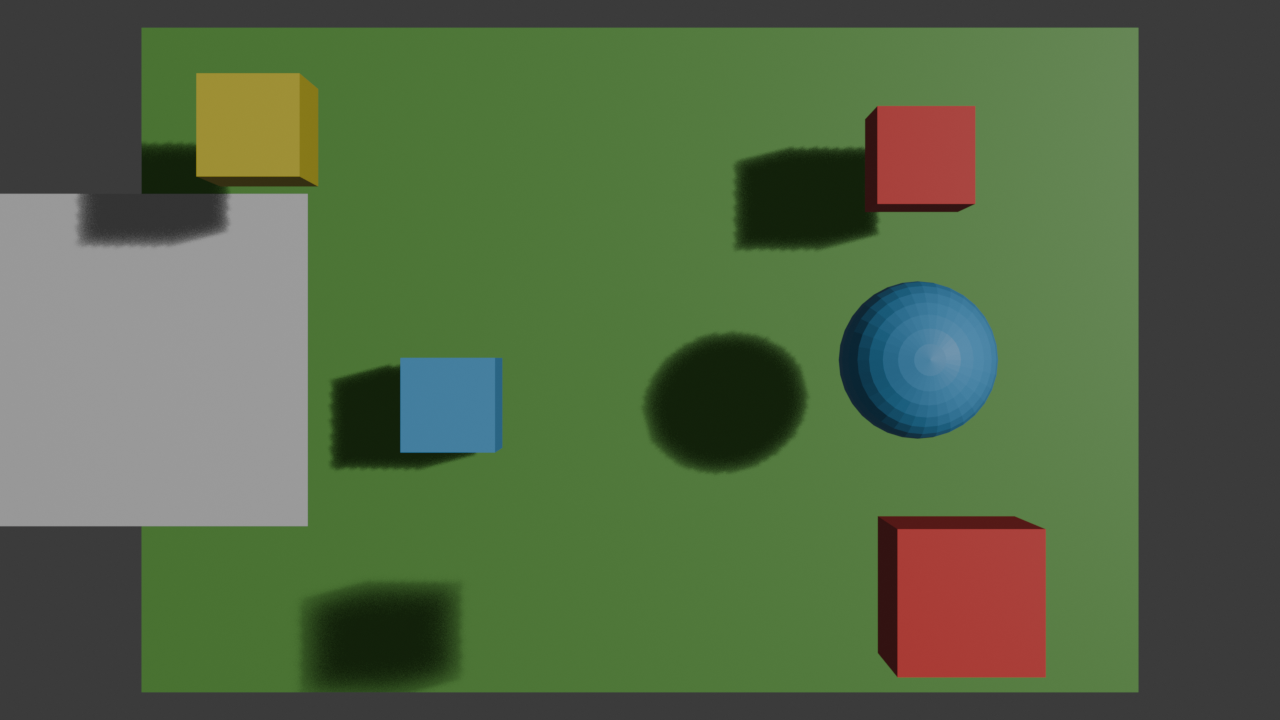
#> input picture test_depth/blenderTest2.png, 1280 x 720 px; its folder holds 6 pictures in this run
$ python visao_computacional_pecas.py
#> lines starting #> are read from the running program, lines starting #| are printed output that depends on the picture; after the words box and inside, x2 and y2 are one past the last pixel; in counts of white or black regions, pixels touching at a corner belong together
"""
Visão Computacional - Detecção de peças e cálculo de coordenadas
Arquivo convertido a partir do notebook Colab.

Objetivo:
- Detectar peças em uma imagem.
- Calcular coordenadas X/Y no plano da bancada usando homografia.
- Opcionalmente estimar Z quando houver mapa de profundidade.
"""

# ===============================================================
# IMPORTANTE
# ===============================================================
# Este arquivo foi organizado para leitura/execução como script.
# Algumas partes originalmente interativas do Colab, como upload
# de imagem, podem exigir ajuste dos caminhos dos arquivos.
# ===============================================================


# ======================================================================
# CÉLULA 1 - MARKDOWN
# ======================================================================
#
# # Visão Computacional — Detecção de peças e coordenadas na bancada
#
# Este notebook foi montado para substituir a lógica quebrada do arquivo original e deixar o experimento defensável para uma disciplina de visão computacional.
#
# ## O que este notebook faz
#
# 1. Carrega uma imagem RGB da bancada.
# 2. Segmenta as peças por contraste/saturação ou, se houver, por mapa de profundidade.
# 3. Calcula o centro de cada peça em pixels.
# 4. Converte o centro da peça para coordenadas reais da bancada usando **homografia**.
# 5. Se houver um depth map válido, estima também a altura/profundidade relativa da peça.
#
# ## Ponto conceitual importante
#
# Uma única imagem com luz direcional **não gera profundidade métrica confiável**. Ela cria sombras e aparência de relevo, mas não informa automaticamente a altura real de cada objeto.
#
# Para coordenadas reais, existem três caminhos:
#
# - **Mais simples e defensável:** imagem RGB + homografia → coordenadas X/Y na bancada.
# - **Melhor para 3D:** RGB + depth map real → coordenadas X/Y/Z.
# - **Mais avançado:** photometric stereo → várias imagens da mesma cena com luzes em direções conhecidas.


# ======================================================================
# CÉLULA 2 - MARKDOWN
# ======================================================================
#
# ## 1. Imports


# ======================================================================
# CÉLULA 3 - CODE
# ======================================================================
import cv2
import numpy as np
import pandas as pd
import matplotlib.pyplot as plt
from pathlib import Path
import os

try:
    from google.colab import files
    IN_COLAB = True
except Exception:
    IN_COLAB = False

plt.rcParams["figure.figsize"] = (10, 7)

def mostrar(img, titulo="", cmap=None, tamanho=(10, 7)):
    """Mostra imagem BGR, RGB, grayscale ou máscara usando matplotlib."""
    plt.figure(figsize=tamanho)
    if img.ndim == 2:
        plt.imshow(img, cmap=cmap or "gray")
    else:
        # OpenCV lê em BGR; matplotlib espera RGB
        plt.imshow(cv2.cvtColor(img, cv2.COLOR_BGR2RGB))
    plt.title(titulo)
    plt.axis("on")
    plt.show()

def garantir_ksize_impar(valor):
    valor = int(valor)
    if valor < 3:
        valor = 3
    if valor % 2 == 0:
        valor += 1
    return valor


# ======================================================================
# CÉLULA 4 - MARKDOWN
# ======================================================================
#
# ## 2. Upload das imagens
#
# Envie pelo menos uma imagem RGB.
#
# Opcionalmente, envie também um depth map. Se você estiver usando Blender, o ideal é exportar um depth map verdadeiro, não uma imagem colorida apenas visualmente.


# ======================================================================
# CÉLULA 5 - CODE
# ======================================================================
if IN_COLAB:
    enviados = files.upload()
#> the answer given: 001.png
    NOMES_ARQUIVOS = list(enviados.keys())
else:
    # Fora do Colab, coloque os arquivos na mesma pasta do notebook e edite os nomes abaixo.
    NOMES_ARQUIVOS = [p.name for p in Path(".").glob("*") if p.suffix.lower() in [".png", ".jpg", ".jpeg", ".tif", ".tiff", ".bmp"]]

print("Arquivos disponíveis:")
for i, nome in enumerate(NOMES_ARQUIVOS):
    print(f"{i}: {nome}")


# ======================================================================
# CÉLULA 6 - MARKDOWN
# ======================================================================
#
# ## 3. Configuração principal
#
# Edite esta célula.
#
# - `RGB_PATH`: imagem principal da bancada.
# - `DEPTH_PATH`: coloque `None` se você não tiver depth map.
# - `LARGURA_BANCADA_CM` e `PROFUNDIDADE_BANCADA_CM`: medidas reais da área útil da bancada.
# - `PONTOS_BANCADA_PX`: quatro cantos da bancada na imagem, na ordem:
#   1. frente-esquerda
#   2. frente-direita
#   3. fundo-direita
#   4. fundo-esquerda
#
# Se não souber os pontos, rode a próxima célula para visualizar a imagem com eixos e estimar as coordenadas dos cantos.


# ======================================================================
# CÉLULA 7 - CODE
# ======================================================================
# Ajuste os nomes depois do upload.


base  = os.path.dirname(os.path.abspath(__file__))
pasta = os.path.join(base, "test_depth")
RGB_PATH   = os.path.join(pasta, "blenderTest2.png")
DEPTH_PATH =  os.path.join(pasta, "img2.png")

# Se tiver depth map, troque None pelo nome do arquivo.
# Exemplo: DEPTH_PATH = "depth.png"
DEPTH_PATH = None

LARGURA_BANCADA_CM = 100.0
PROFUNDIDADE_BANCADA_CM = 60.0

# Ordem: frente-esquerda, frente-direita, fundo-direita, fundo-esquerda.
# Comece com a imagem inteira como aproximação. Depois ajuste manualmente.
PONTOS_BANCADA_PX = np.array([
    [0, 0],
    [999, 0],
    [999, 599],
    [0, 599],
], dtype=np.float32)

# Segmentação RGB
MIN_AREA_PX = 500
MAX_AREA_PX = None          # Exemplo: 50000 ou None
BG_KERNEL = 81              # tamanho para estimar fundo; aumente se objetos forem grandes
DIFF_THRESHOLD = None       # None usa Otsu; ou coloque número como 15, 20, 30...
USAR_SATURACAO = True
SAT_THRESHOLD = 35

# Segmentação por depth, se DEPTH_PATH não for None
USAR_DEPTH_SE_EXISTIR = True
DEPTH_CLIP_START_M = 0.1
DEPTH_CLIP_END_M = 10.0
DEPTH_INVERTIDO = False     # troque para True se seu depth estiver invertido
ALTURA_MINIMA_M = 0.02      # 2 cm acima da bancada
DEPTH_BG_KERNEL = 81

print("RGB_PATH:", RGB_PATH)
print("DEPTH_PATH:", DEPTH_PATH)


# ======================================================================
# CÉLULA 8 - MARKDOWN
# ======================================================================
#
# ## 4. Carregar e visualizar a imagem
#
# Use esta visualização para ajustar os quatro cantos da bancada na célula anterior.


# ======================================================================
# CÉLULA 9 - CODE
# ======================================================================
img_bgr = cv2.imread(RGB_PATH, cv2.IMREAD_COLOR)
#> img_bgr is the input picture: shape (720, 1280, 3); mean B, G, R 69.9, 102.4, 84

if img_bgr is None:
    raise FileNotFoundError(f"Não consegui carregar RGB_PATH={RGB_PATH}. Verifique o nome do arquivo.")

h, w = img_bgr.shape[:2]
print(f"Imagem carregada: {w} x {h} pixels")
#| Imagem carregada: 1280 x 720 pixels

# Se os pontos ainda estiverem no exemplo 999x599, ajusta para o tamanho real da imagem.
if np.allclose(PONTOS_BANCADA_PX, np.array([[0,0],[999,0],[999,599],[0,599]], dtype=np.float32)):
    PONTOS_BANCADA_PX = np.array([
        [0, 0],
        [w - 1, 0],
        [w - 1, h - 1],
        [0, h - 1],
    ], dtype=np.float32)

img_pontos = img_bgr.copy()
for i, (x, y) in enumerate(PONTOS_BANCADA_PX.astype(int), start=1):
    cv2.circle(img_pontos, (x, y), 8, (0, 255, 255), -1)
    cv2.putText(img_pontos, str(i), (x + 8, y + 8), cv2.FONT_HERSHEY_SIMPLEX, 0.8, (0, 255, 255), 2)
#> img_pontos: shape (720, 1280, 3); 0.03% of pixels changed, all inside (x1, y1, x2, y2) = (0, 0, 1280, 720)

cv2.polylines(img_pontos, [PONTOS_BANCADA_PX.astype(int)], isClosed=True, color=(0, 255, 255), thickness=2)
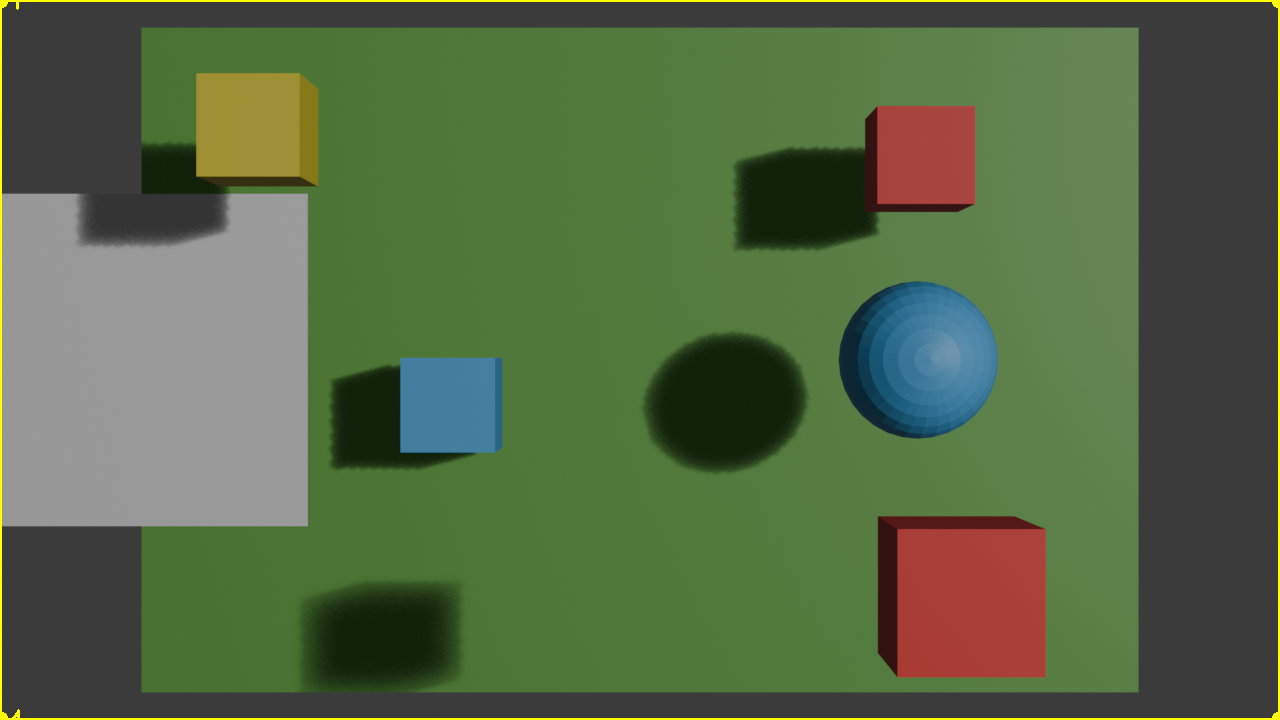
#> img_pontos: shape (720, 1280, 3); mean B, G, R 69.4, 104.1, 85.7
mostrar(img_pontos, "Imagem RGB com cantos da bancada")


# ======================================================================
# CÉLULA 10 - MARKDOWN
# ======================================================================
#
# ## 5. Homografia: converter pixel para coordenada real da bancada
#
# A homografia é a forma mais simples e correta de obter X/Y reais quando os objetos estão sobre um plano conhecido, como uma mesa ou bancada.
#
# Aqui o referencial adotado é:
#
# - X = largura da bancada, da esquerda para a direita.
# - Y = profundidade da bancada, da frente para o fundo.
# - Unidade: centímetros.


# ======================================================================
# CÉLULA 11 - CODE
# ======================================================================
def construir_homografia(pontos_px, largura_cm, profundidade_cm):
#> called with pontos_px = array of shape (4, 2), largura_cm = 100, profundidade_cm = 60
    src = np.asarray(pontos_px, dtype=np.float32)
    dst = np.array([
        [0, 0],
        [largura_cm, 0],
        [largura_cm, profundidade_cm],
        [0, profundidade_cm],
    ], dtype=np.float32)
    H, status = cv2.findHomography(src, dst)
#> H = [[0.0782, 0, -6.15e-15], [0, 0.0834, -1.85e-14], [0, 0, 1]]; status = [1, 1, 1, 1]
    if H is None:
        raise RuntimeError("Não foi possível calcular a homografia. Verifique os 4 pontos da bancada.")
    return H

def pixel_para_bancada_cm(x, y, H):
    pt = np.array([[[float(x), float(y)]]], dtype=np.float32)
    convertido = cv2.perspectiveTransform(pt, H)[0, 0]
    return float(convertido[0]), float(convertido[1])

H_px_para_cm = construir_homografia(PONTOS_BANCADA_PX, LARGURA_BANCADA_CM, PROFUNDIDADE_BANCADA_CM)
#> H_px_para_cm has the same summary as H in construir_homografia

print("Homografia pixel -> bancada:")
print(H_px_para_cm)
#| [[ 7.81860829e-02  0.00000000e+00 -6.15348060e-15]
#|  [ 0.00000000e+00  8.34492350e-02 -1.84604418e-14]
#|  [ 0.00000000e+00  0.00000000e+00  1.00000000e+00]]

# Teste nos cantos
for i, (x, y) in enumerate(PONTOS_BANCADA_PX, start=1):
    Xcm, Ycm = pixel_para_bancada_cm(x, y, H_px_para_cm)
    print(f"Canto {i}: pixel=({x:.1f},{y:.1f}) -> bancada=({Xcm:.1f} cm, {Ycm:.1f} cm)")
#> this loop made 4 passes
#> (Xcm, Ycm) on passes 1 to 4: (-6.15e-15, -1.85e-14), (100, -1.85e-14), (100, 60), (-6.15e-15, 60)
#> (printed output is left out)


# ======================================================================
# CÉLULA 12 - MARKDOWN
# ======================================================================
#
# ## 6. Segmentação RGB das peças
#
# Esta etapa tenta separar peças da bancada usando contraste local, saturação e morfologia.
#
# Não existe um parâmetro universal. Para uma demonstração limpa, use:
#
# - fundo o mais uniforme possível;
# - peças sem contato entre si;
# - iluminação razoável;
# - câmera fixa;
# - imagem com boa resolução.
#
# Se a máscara ficar pegando muita sombra, aumente `DIFF_THRESHOLD`, aumente `MIN_AREA_PX` ou desative `USAR_SATURACAO`.


# ======================================================================
# CÉLULA 13 - CODE
# ======================================================================
def segmentar_rgb(img_bgr, bg_kernel=81, diff_threshold=None, usar_saturacao=True, sat_threshold=35):
#> called with bg_kernel = 81, usar_saturacao = True, sat_threshold = 35
    gray = cv2.cvtColor(img_bgr, cv2.COLOR_BGR2GRAY)
    gray = cv2.GaussianBlur(gray, (5, 5), 0)

    bg_kernel = garantir_ksize_impar(bg_kernel)
    fundo = cv2.medianBlur(gray, bg_kernel)

    diff = cv2.absdiff(gray, fundo)

    if diff_threshold is None:
        _, mask_diff = cv2.threshold(diff, 0, 255, cv2.THRESH_BINARY + cv2.THRESH_OTSU)
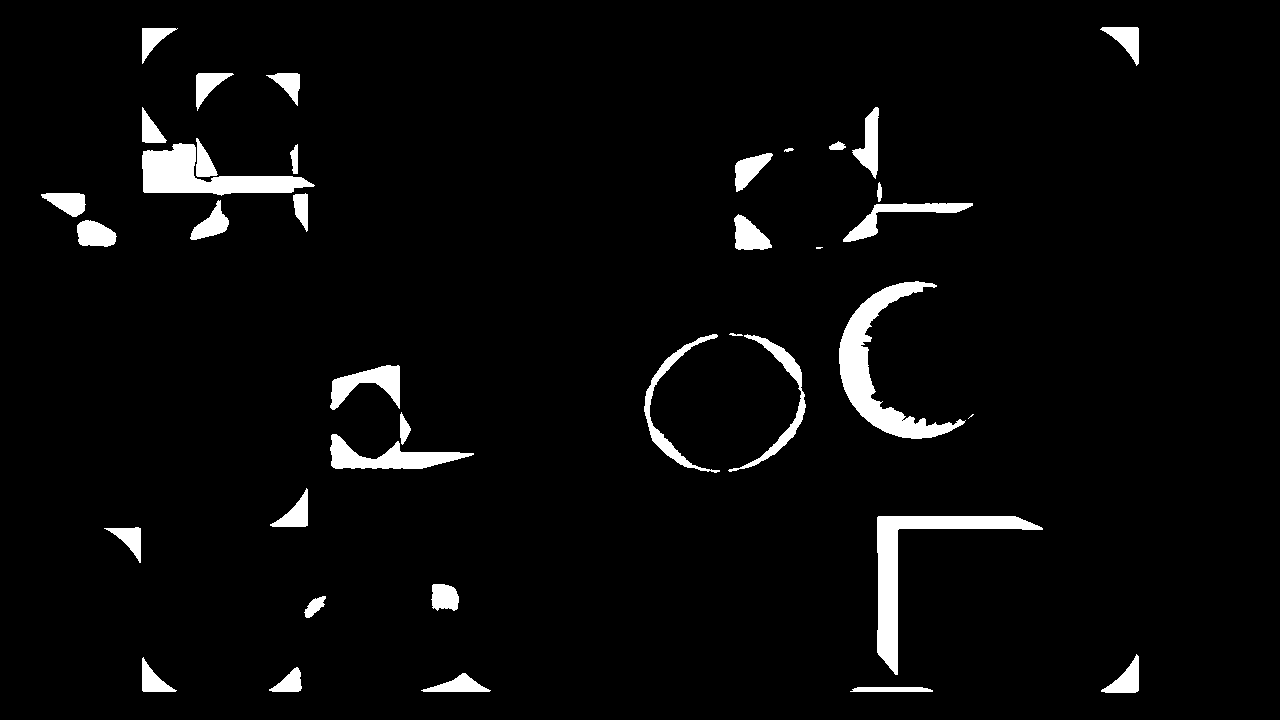
#> mask_diff: shape (720, 1280); 3.9% white; 38 white regions (2 under 20 px), largest, box (x1, y1, x2, y2) and area: (839, 281, 966, 439) 5284, (877, 516, 1043, 675) 4795, (142, 143, 315, 196) 4156
    else:
        _, mask_diff = cv2.threshold(diff, int(diff_threshold), 255, cv2.THRESH_BINARY)

    if usar_saturacao:
        hsv = cv2.cvtColor(img_bgr, cv2.COLOR_BGR2HSV)
#> hsv: shape (720, 1280, 3); mean H, S, V 32.2, 88.5, 107.5
        sat = hsv[:, :, 1]
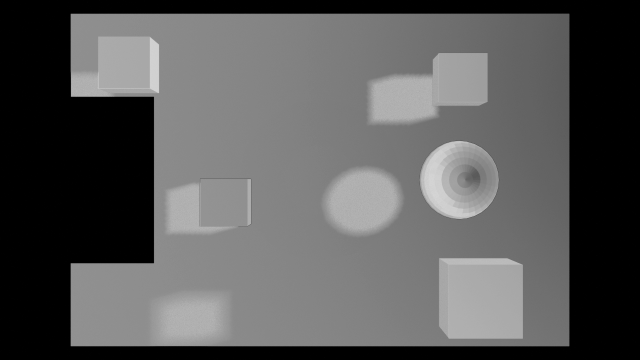
#> sat: shape (720, 1280) (shown at 1/2 size); min 0, max 215, mean 88.5
        _, mask_sat = cv2.threshold(sat, int(sat_threshold), 255, cv2.THRESH_BINARY)
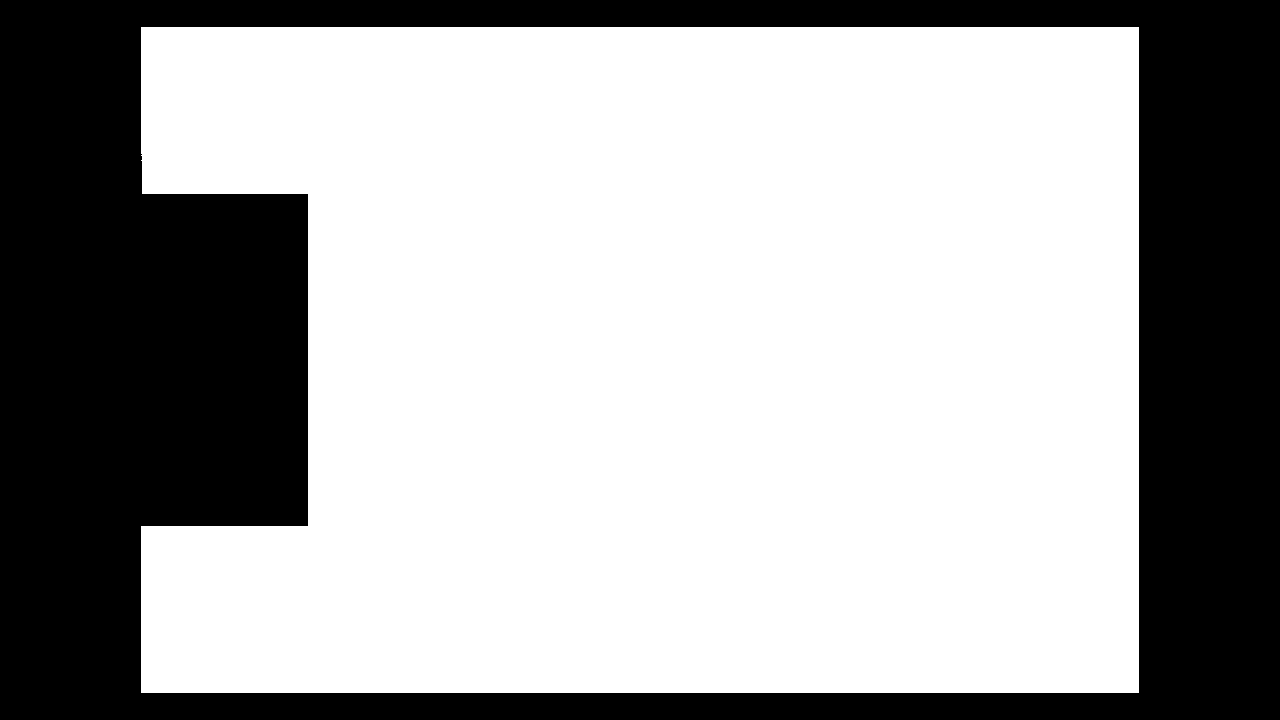
#> mask_sat: shape (720, 1280); 66.1% white; 1 black region, box (x1, y1, x2, y2) and area: (0, 0, 1280, 720) 312414
        mask = cv2.bitwise_or(mask_diff, mask_sat)
#> mask: shape (720, 1280); 66.5% white; 1 black region, box (x1, y1, x2, y2) and area: (0, 0, 1280, 720) 308588
    else:
        mask = mask_diff

    # Limpeza morfológica
    k_open = cv2.getStructuringElement(cv2.MORPH_ELLIPSE, (3, 3))
#> k_open = [[0, 1, 0], [1, 1, 1], [0, 1, 0]]
#> (the rest of the program and of its run is left out)
